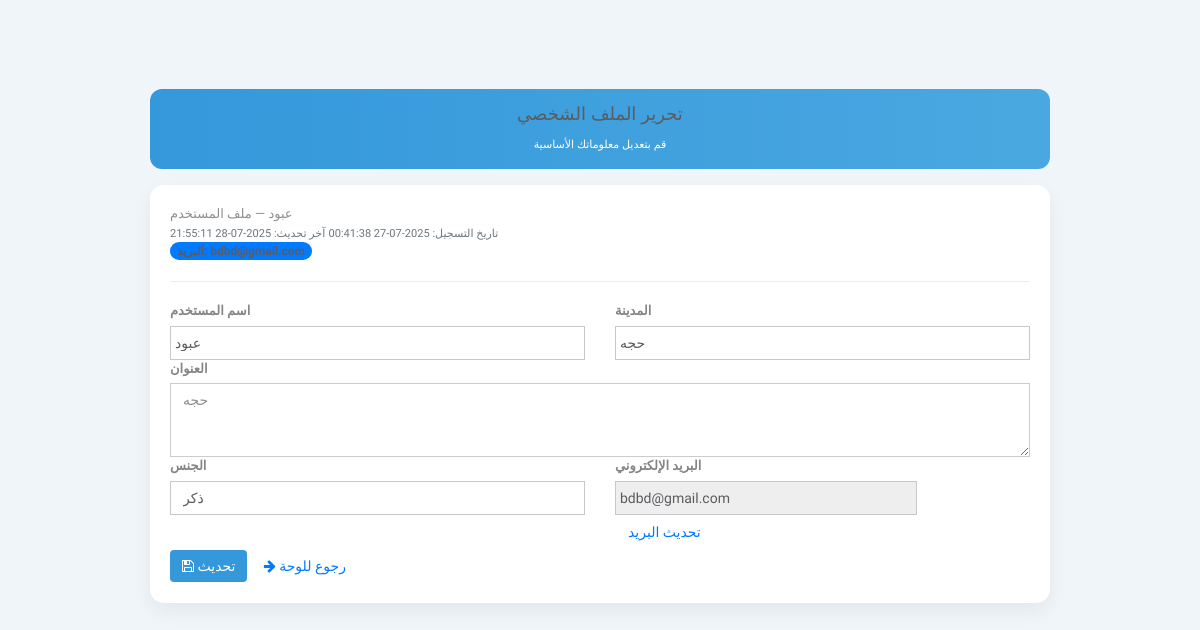
The app's page /hospital/hms/edit-profile.php (signed in) with its own data.
### tables this page shows
CREATE TABLE `users` (
  `id` int(11) NOT NULL,
  `fullName` varchar(255) DEFAULT NULL,
  `address` longtext DEFAULT NULL,
  `city` varchar(255) DEFAULT NULL,
  `gender` varchar(255) DEFAULT NULL,
  `email` varchar(255) DEFAULT NULL,
  `password` varchar(255) DEFAULT NULL,
  `regDate` timestamp NULL DEFAULT current_timestamp(),
  `updationDate` timestamp NULL DEFAULT NULL ON UPDATE current_timestamp()
);

### hospital/hms/edit-profile.php (the view, shortened to what this page needs)
<?php
include('include/config.php');
$uid = (int)($_SESSION['id'] ?? 0);
$stmt = mysqli_prepare($con, "SELECT fullName, address, city, gender, email, regDate, updationDate FROM users WHERE id = ? LIMIT 1");
mysqli_stmt_bind_param($stmt, 'i', $uid);
mysqli_stmt_execute($stmt);
$userRes = mysqli_stmt_get_result($stmt);
$user = mysqli_fetch_assoc($userRes);
?>
<!DOCTYPE html>
<html lang="ar" dir="rtl">
<head>
    <link rel="stylesheet" href="vendor/bootstrap/css/bootstrap.min.css">
    <link rel="stylesheet" href="vendor/fontawesome/css/font-awesome.min.css">
    <link rel="stylesheet" href="vendor/themify-icons/themify-icons.min.css">
    <link href="vendor/animate.css/animate.min.css" rel="stylesheet">
    <link href="vendor/perfect-scrollbar/perfect-scrollbar.min.css" rel="stylesheet">
    <link href="vendor/switchery/switchery.min.css" rel="stylesheet">
    <link rel="stylesheet" href="assets/css/styles.css">
    <link rel="stylesheet" href="assets/css/plugins.css">
    <link rel="stylesheet" href="assets/css/themes/theme-1.css" id="skin_color" />
</head>
<body>
<div id="app">
    <div class="container-narrow">
        <div class="page-head">
            <h4 class="m-0">تحرير الملف الشخصي</h4>
            <small class="opacity-75">قم بتعديل معلوماتك الأساسية</small>
        </div>
        <div class="card-clean">
            <?php if ($user): ?>
                <div class="d-flex justify-content-between align-items-center mb-3 meta">
                    <div>
                        <div class="fw-bold"><?php echo htmlentities($user['fullName']); ?> — ملف المستخدم</div>
                        <small>تاريخ التسجيل: <?php echo htmlentities($user['regDate']); ?></small>
                        <?php if (!empty($user['updationDate'])): ?>
                            <small class="ms-2">آخر تحديث: <?php echo htmlentities($user['updationDate']); ?></small>
                        <?php endif; ?>
                    </div>
                    <span class="badge bg-light text-dark">البريد: <?php echo htmlentities($user['email']); ?></span>
                </div>
                <hr>
                <form method="post" autocomplete="off">
                    <div class="row g-3">
                        <div class="col-md-6">
                            <label class="form-label" for="fname">اسم المستخدم</label>
                            <input type="text" id="fname" name="fname" class="form-control" value="<?php echo htmlentities($user['fullName']); ?>" required>
                        </div>
                        <div class="col-md-6">
                            <label class="form-label" for="city">المدينة</label>
                            <input type="text" id="city" name="city" class="form-control" value="<?php echo htmlentities($user['city']); ?>" required>
                        </div>
                        <div class="col-md-12">
                            <label class="form-label" for="address">العنوان</label>
                            <textarea id="address" name="address" class="form-control" rows="3" placeholder="أدخل العنوان"><?php echo htmlentities($user['address']); ?></textarea>
                        </div>
                        <div class="col-md-6">
                            <label class="form-label" for="gender">الجنس</label>
                            <select id="gender" name="gender" class="form-control" required>
                                <?php
                                $g = $user['gender'] ?? '';
                                $opts = ['ذكر','انثى','اخر'];
                                foreach ($opts as $op) {
                                    $sel = ($op === $g) ? 'selected' : '';
                                    echo '<option value="'.$op.'" '.$sel.'>'.$op.'</option>';
                                }
                                ?>
                            </select>
                        </div>
                        <div class="col-md-6">
                            <label class="form-label">البريد الإلكتروني</label>
                            <div class="input-group">
                                <input type="email" class="form-control" value="<?php echo htmlentities($user['email']); ?>" readonly>
                                <a class="btn btn-outline-secondary" href="change-emaild.php">تحديث البريد</a>
                            </div>
                        </div>
                    </div>
                    <div class="mt-4 d-flex gap-2">
                        <button type="submit" name="submit" class="btn btn-primary">
                            <i class="fa fa-save"></i> تحديث
                        </button>
                        <a href="dashboard.php" class="btn btn-outline-secondary">
                            <i class="fa fa-arrow-right"></i> رجوع للوحة
                        </a>
                    </div>
                </form>
            <?php else: ?>
                <div class="alert alert-warning">لم يتم العثور على بيانات المستخدم.</div>
            <?php endif; ?>
        </div>
    </div>
</div>
</body>
</html>

### hospital/hms/assets/css/themes/theme-1.css (style rules this page uses)
body { background: #FAFAFA; }

### hospital/hms/edit-profile.php (style rules this page uses)
body { background:#f0f5f9;font-family:'Tajawal',sans-serif }
.container-narrow { max-width:900px;margin:24px auto }
.page-head { background:linear-gradient(90deg,#3498db,#4aa8e0); color:#fff;border-radius:12px;padding:16px 18px;margin-bottom:16px;text-align:center }
.card-clean { background:#fff;border-radius:14px;box-shadow:0 8px 20px rgba(0,0,0,.06);padding:20px }
.meta small { color:#6c757d }
.form-label { font-weight:600 }
.btn-primary { background-color: #3498db;border:none }

### records on screen
users: fullName "عبود", regDate "2025-07-27 00:41:38", updationDate "2025-07-28 21:55:11", fname "عبود", city "حجه", address "حجه", email "bdbd@gmail.com"

### other values on screen
form field gender "ذكر"
